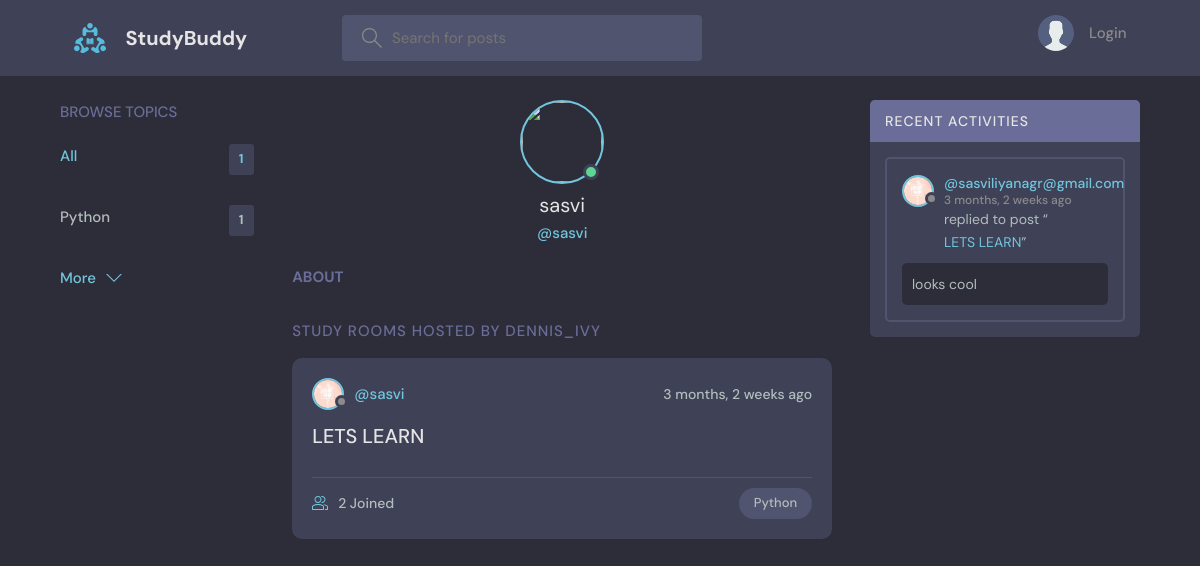
Page /profile/1/ on the committed database.
### admins/models.py (models this page shows, shortened)
class Topic(models.Model):
    name = models.CharField(max_length=200)

class User(AbstractUser):
    name = models.CharField(max_length=200, null= True)
    email = models.EmailField (unique=True, null=True)
    bio = models.TextField (null=True)
    avatar = models.ImageField (null=True, default="avatar.svg")
    USERNAME_FIELD = 'email'
    REQUIRED_FIELDS = []

class Room(models.Model):
    host =  models.ForeignKey(User, on_delete=models.SET_NULL, null=True)
    topic = models.ForeignKey(Topic, on_delete=models.SET_NULL, null=True)
    name = models.CharField(max_length=200)
    description = models.TextField (null=True, blank=True)
    participants = models.ManyToManyField (User, related_name='participants', blank=True )
    updated = models.DateTimeField (auto_now=True)
    created = models.DateTimeField (auto_now_add=True)
    class Meta:
        ordering = ['-updated','created']
    def __str__(self):
        return self.name

class Message(models.Model):
    User = models.ForeignKey(User, on_delete=models.CASCADE)
    room = models.ForeignKey(Room, on_delete=models.CASCADE)
    Body = models.TextField()
    updated = models.DateTimeField (auto_now=True)
    created = models.DateTimeField (auto_now_add=True)
    class Meta:
        ordering = ['-updated','created']

### admins/views.py (the view)
def userProfile(request, pk):
    user =User.objects.get (id=pk)
    rooms = user.room_set.all()
    room_messages = user.message_set.all()
    topics = Topic.objects.all()
    context={'user': user, 'rooms':rooms, 'room_messages' : room_messages , 'topics':topics }
    return render (request, 'admins/profile.html', context )

### admins/templates/admins/profile.html (shortened to what this page needs)
{% extends 'main.html' %}
{% block content %}
  <main class="profile-page layout layout--3">
    <div class="container">
      {% include 'admins/topics_component.html' %}
      <div class="roomList">
        <div class="profile">
          <div class="profile__avatar">
            <div class="avatar avatar--large active">
              <img src="{{ request.user.avatar.url }}" />
            </div>
          </div>
          <div class="profile__info">
            <h3>{{ user.username }}</h3>
            <p>@{{user.username}}</p>
          </div>
          <div class="profile__about">
            <h3>About</h3>
          </div>
        </div>
        <div class="roomList__header">
          <div>
            <h2>Study Rooms Hosted by dennis_ivy</a>
            </h2>
          </div>
        </div>
        {%  include 'admins/feed_component.html' %}
      </div>
      {%  include 'admins/activity_component.html' %}
    </div>
  </main>
{% endblock content %}

### admins/templates/admins/topics_component.html (shortened to what this page needs)
<div class="topics">
      <div class="topics__header">
        <h2>Browse Topics</h2>
      </div>
      <ul class="topics__list">
        <li>
          <a href="{% url 'home' %}" class="active">All <span>{{ topics.count }}</span></a>
        </li>
        {% for topic in topics %}
        <li>
          <a href="{% url 'home' %}?q={{topic.name}}">{{topic.name}} <span>{{topic.room_set.all.count}}</span></a>
        </li>
        {% endfor %}
      </ul>
      <a class="btn btn--link" href="{% url 'topics' %}">
        More
        <svg version="1.1" xmlns="http://www.w3.org/2000/svg" width="32" height="32" viewBox="0 0 32 32">
          <title>chevron-down</title>
          <path d="M16 21l-13-13h-3l16 16 16-16h-3l-13 13z"></path>
        </svg>
      </a>
    </div>

### admins/templates/admins/feed_component.html (shortened to what this page needs)
{% for room in rooms %}
<div class="roomListRoom">
        <div class="roomListRoom__header">
          <a href="{% url 'user-profile' room.host.id%}" class="roomListRoom__author">
            <div class="avatar avatar--small">
              <img src="{{ room.host.avatar.url }}" />
            </div>
            <span>@{{room.host.username}}</span>
          </a>
          <div class="roomListRoom__actions">
            <span>{{room.created|timesince}} ago</span>
          </div>
        </div>
        <div class="roomListRoom__content">
          <a href="{% url 'room' room.id%} ">{{room.name}}</a>
        </div>
        <div class="roomListRoom__meta">
        <a href="{% url 'room' room.id%}" class="roomListRoom__joined">
            {{room.participants.all.count}} Joined
          </a>
          <p class="roomListRoom__topic">{{room.topic.name}}</p>
        </div>
</div>
{% endfor %}

### admins/templates/admins/activity_component.html (shortened to what this page needs)
<div class="activities">
    <div class="activities__header">
        <h2>Recent Activities</h2>
    </div>
    {% for message in room_messages %}
    <div class="activities__box">
        <div class="activities__boxHeader roomListRoom__header">
            <a href="{% url 'user-profile' message.User.id %}" class="roomListRoom__author">
                <div class="avatar avatar--small">
                    <img src="{{ message.User.avatar.url}}" />
                </div>
                <p>
                    @{{message.User}}
                    <span> {{message.created|timesince}} ago </span>
                </p>
            </a>
        </div>
        <div class="activities__boxContent">
            <p>replied to post “<a href="{% url 'room' message.room.id %}"> {{message.room}} </a>”</p>
            <div class="activities__boxRoomContent">
                {{message.Body }}
            </div>
        </div>
    </div>
    {% endfor %}
</div>

### rows in the picture
Topic: name "Python", room_set.all.count "1"
User: username "sasvi"
Room: host.avatar (picture), host.username "sasvi", created "3 months, 2 weeks", name "LETS LEARN", participants.all.count "2", topic.name "Python"
Message: User.avatar (picture), User "sasviliyanagr@gmail.com", created "3 months, 2 weeks", room "LETS LEARN", Body "looks cool"

### other values in the picture
{{ topics.count }} "1"
